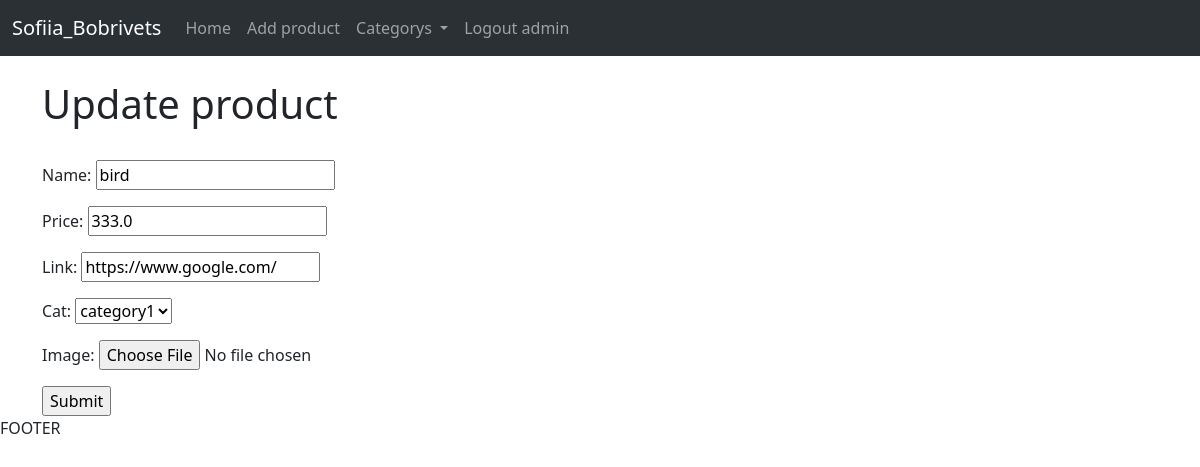
/update_product/16/ (signed in), run on an earlier commit of the app's database.
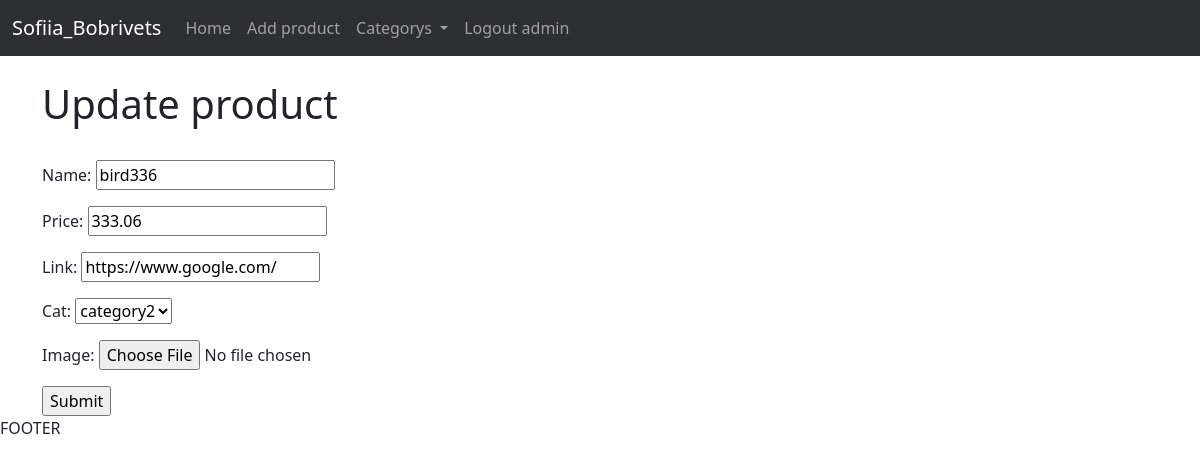
And on a later commit of the database.
### store/models.py (models this page shows, shortened)
class Product(models.Model):
    name = models.CharField(max_length=200, null=True)
    price = models.FloatField()
    link = models.URLField()
    cat = models.ForeignKey(Category, on_delete=models.CASCADE)
    image = models.ImageField(null=True, blank=True, upload_to='images/')

class Category(models.Model):
    name = models.CharField(max_length=500)
    def __str__(self):
        return self.name

### store/views.py (the view)
# urls.py: path('update_product/<int:id>/', views.update_product, name='update_product'),
def update_product(request, id):
    if not request.user.groups.filter(name='update').exists() and not request.user.is_superuser:
        raise Http404
    else:
        cats = Category.objects.all()
        product = Product.objects.get(pk=id)
        form = Product_Form(request.POST or None, request.FILES or None, instance=product)
        if form.is_valid():
            form.save()
            messages.success(request, ('Product update!!!'))
            return redirect ('home')
        return render(request, 'update_product.html', {'cats': cats, 'form': form})

### store/forms.py
class Product_Form(ModelForm):
    class Meta:
        model = Product
        fields = ('name', 'price', 'link', 'cat', 'image')

### store/templates/update_product.html (shortened to what this page needs)
{%extends 'base.html'%}
{%block content%}
<h1>Update product</h1>
<br>
<form method="POST" enctype="multipart/form-data">
    {{form.as_p}}
    <input type="submit" value="Submit">
</form>
{%endblock%}

What changed in the data, as far as the page shows it:
changed Product "https://www.google.com/": name "bird" → "bird336"; price "333.0" → "333.06"; cat "category1" → "category2"
